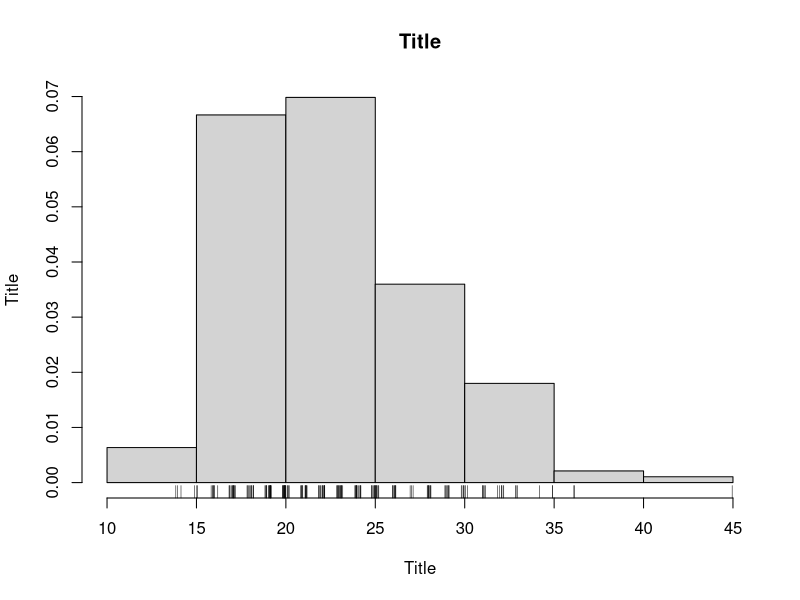
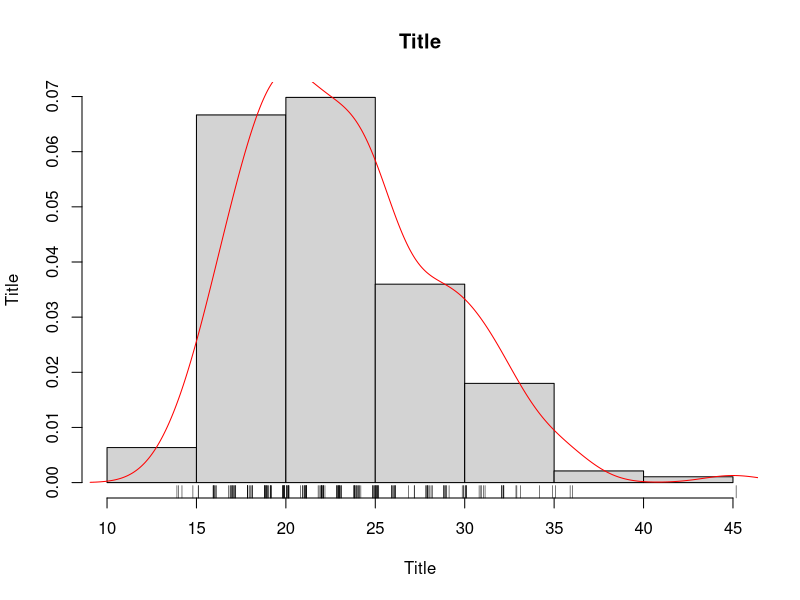
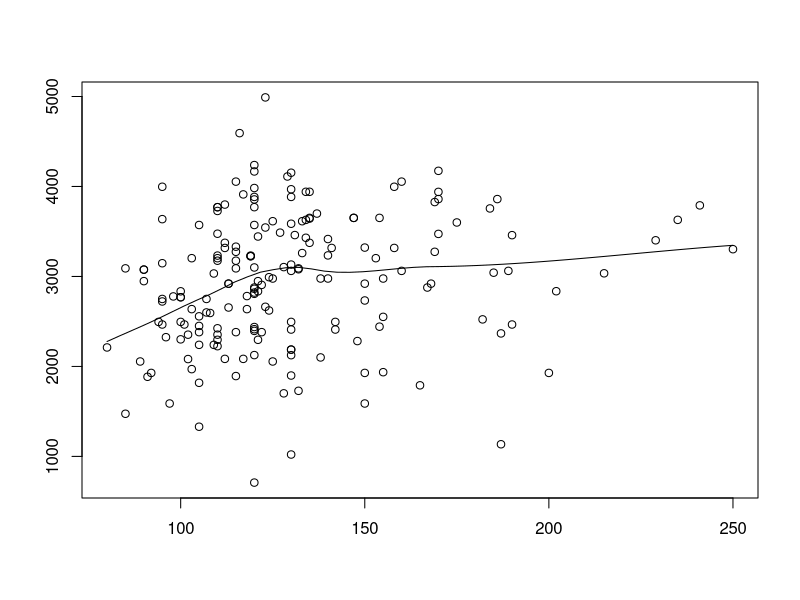

R code for these plots, in order:
## ---- chunk 1
BD <- readxl::read_excel("data/lbw.xlsx") # Requer lib reaxl
hist(BD$age, main = "Title", xlab = "Title", ylab = "Title", prob = T)
rug(jitter(BD$age))#;lines( density(x),col="red" )
## ---- chunk 2
tapply(BD$age, BD$smoke, mean)
## ---- chunk 3
hist(BD$age, main = "Title", xlab = "Title", ylab = "Title", prob = T)
rug(jitter(BD$age));lines( density(BD$age),col="red" )
## ---- chunk 4
tapply(BD$lwt, BD$race, median)
## ---- chunk 5
library(modeest)
tapply(BD$age, BD$ht, mfv)
## ---- chunk 6
scatter.smooth(BD$lwt,BD$bwt,main="",xlab="",ylab="")
